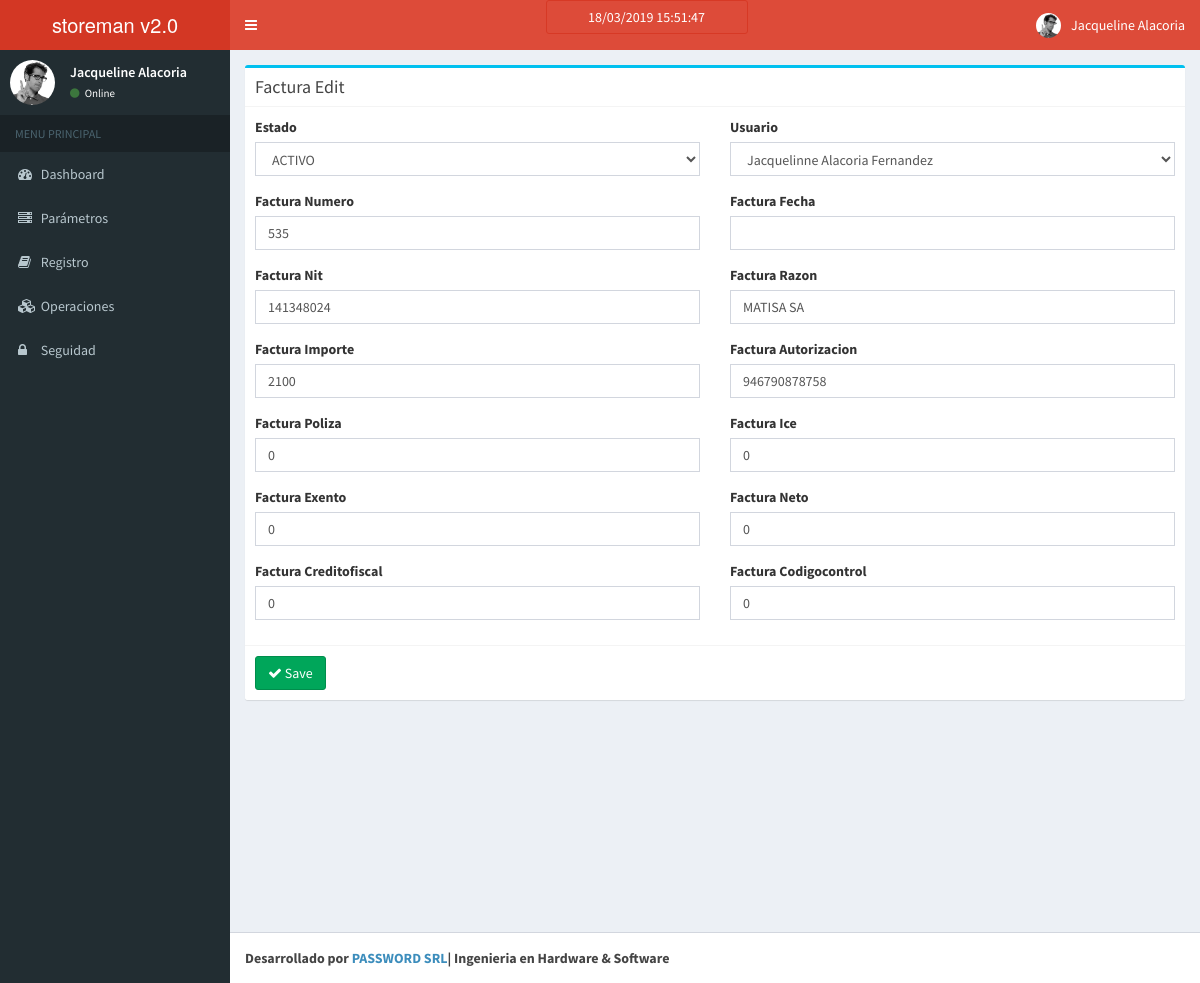
The page /factura/edit/1 on the database its author committed.
### tables this page shows
CREATE TABLE `factura` (
  `factura_id` int(11) NOT NULL AUTO_INCREMENT,
  `usuario_id` int(11) DEFAULT NULL,
  `factura_numero` float DEFAULT NULL,
  `factura_fecha` date DEFAULT NULL,
  `factura_nit` bigint(20) DEFAULT NULL,
  `factura_razon` varchar(150) DEFAULT NULL,
  `factura_importe` varchar(50) DEFAULT NULL,
  `factura_autorizacion` varchar(50) DEFAULT NULL,
  `factura_poliza` varchar(50) DEFAULT NULL,
  `factura_ice` float DEFAULT NULL,
  `factura_exento` float DEFAULT NULL,
  `factura_neto` float DEFAULT NULL,
  `factura_creditofiscal` float DEFAULT NULL,
  `factura_codigocontrol` varchar(20) DEFAULT NULL,
  `estado_id` int(11) DEFAULT '1',
  PRIMARY KEY (`factura_id`),
  UNIQUE KEY `factura_id` (`factura_id`),
  KEY `fk_factura_usuario` (`usuario_id`),
  CONSTRAINT `fk_factura_usuario` FOREIGN KEY (`usuario_id`) REFERENCES `usuario` (`usuario_id`)
);

### application/controllers/Factura.php (called while the page is built, shortened)
<?php
class Factura extends CI_Controller{
    function __construct()
    {
        $this->load->model('Factura_model');
    }
    function edit($factura_id)
    {
        $data['factura'] = $this->Factura_model->get_factura($factura_id);
        if(isset($data['factura']['factura_id']))
        {
            if(isset($_POST) && count($_POST) > 0)
            {
                $params = array(
					'estado_id' => $this->input->post('estado_id'),
					'usuario_id' => $this->input->post('usuario_id'),
					'factura_numero' => $this->input->post('factura_numero'),
					'factura_fecha' => $this->input->post('factura_fecha'),
					'factura_nit' => $this->input->post('factura_nit'),
					'factura_razon' => $this->input->post('factura_razon'),
					'factura_importe' => $this->input->post('factura_importe'),
					'factura_autorizacion' => $this->input->post('factura_autorizacion'),
					'factura_poliza' => $this->input->post('factura_poliza'),
					'factura_ice' => $this->input->post('factura_ice'),
					'factura_exento' => $this->input->post('factura_exento'),
					'factura_neto' => $this->input->post('factura_neto'),
					'factura_creditofiscal' => $this->input->post('factura_creditofiscal'),
					'factura_codigocontrol' => $this->input->post('factura_codigocontrol'),
                );
                $this->Factura_model->update_factura($factura_id,$params);
                redirect('factura/index');
            }
            else
            {
				$this->load->model('Estado_model');
				$data['all_estado'] = $this->Estado_model->get_all_estado();
				$this->load->model('Usuario_model');
				$data['all_usuario'] = $this->Usuario_model->get_all_usuario();
                $data['_view'] = 'factura/edit';
                $this->load->view('layouts/main',$data);
            }
        }
        else
            show_error('The factura you are trying to edit does not exist.');
    }
}

### index.php (called while the page is built, shortened)
<?php
require_once BASEPATH.'core/CodeIgniter.php';

### application/models/Factura_model.php (called while the page is built, shortened)
<?php
class Factura_model extends CI_Model
{
    function get_factura($factura_id)
    {
        $factura = $this->db->query("
            SELECT
                *
            FROM
                `factura`
            WHERE
                `factura_id` = ?
        ",array($factura_id))->row_array();
        return $factura;
    }
}

### application/models/Estado_model.php (called while the page is built, shortened)
<?php
class Estado_model extends CI_Model
{
    function get_all_estado()
    {
        $estado = $this->db->query("
            SELECT
                *
            FROM
                `estado`
            WHERE
                1 = 1
            ORDER BY `estado_id`
        ")->result_array();
        return $estado;
    }
}

### application/models/Usuario_model.php (called while the page is built, shortened)
<?php
class Usuario_model extends CI_Model
{
    function get_all_usuario()
    {
        $usuario = $this->db->query("
            SELECT
                *
            FROM
                `usuario`
            WHERE
                1 = 1
            ORDER BY `usuario_id`
        ")->result_array();
        return $usuario;
    }
}

### application/views/factura/edit.php (the view, shortened to what this page needs)
<div class="row">
    <div class="col-md-12">
      	<div class="box box-info">
            <div class="box-header with-border">
              	<h3 class="box-title">Factura Edit</h3>
            </div>
			<?php echo form_open('factura/edit/'.$factura['factura_id']); ?>
			<div class="box-body">
				<div class="row clearfix">
					<div class="col-md-6">
						<label for="estado_id" class="control-label">Estado</label>
						<div class="form-group">
							<select name="estado_id" class="form-control">
								<?php
								foreach($all_estado as $estado)
								{
									$selected = ($estado['estado_id'] == $factura['estado_id']) ? ' selected="selected"' : "";
									echo '<option value="'.$estado['estado_id'].'" '.$selected.'>'.$estado['estado_descripcion'].'</option>';
								}
								?>
							</select>
						</div>
					</div>
					<div class="col-md-6">
						<label for="usuario_id" class="control-label">Usuario</label>
						<div class="form-group">
							<select name="usuario_id" class="form-control">
								<?php
								foreach($all_usuario as $usuario)
								{
									$selected = ($usuario['usuario_id'] == $factura['usuario_id']) ? ' selected="selected"' : "";
									echo '<option value="'.$usuario['usuario_id'].'" '.$selected.'>'.$usuario['usuario_nombre'].'</option>';
								}
								?>
							</select>
						</div>
					</div>
					<div class="col-md-6">
						<label for="factura_numero" class="control-label">Factura Numero</label>
						<div class="form-group">
							<input type="text" name="factura_numero" value="<?php echo ($this->input->post('factura_numero') ? $this->input->post('factura_numero') : $factura['factura_numero']); ?>" class="form-control" id="factura_numero" />
						</div>
					</div>
					<div class="col-md-6">
						<label for="factura_fecha" class="control-label">Factura Fecha</label>
						<div class="form-group">
							<input type="text" name="factura_fecha" value="<?php echo ($this->input->post('factura_fecha') ? $this->input->post('factura_fecha') : $factura['factura_fecha']); ?>" class="has-datepicker form-control" id="factura_fecha" />
						</div>
					</div>
					<div class="col-md-6">
						<label for="factura_nit" class="control-label">Factura Nit</label>
						<div class="form-group">
							<input type="text" name="factura_nit" value="<?php echo ($this->input->post('factura_nit') ? $this->input->post('factura_nit') : $factura['factura_nit']); ?>" class="form-control" id="factura_nit" />
						</div>
					</div>
					<div class="col-md-6">
						<label for="factura_razon" class="control-label">Factura Razon</label>
						<div class="form-group">
							<input type="text" name="factura_razon" value="<?php echo ($this->input->post('factura_razon') ? $this->input->post('factura_razon') : $factura['factura_razon']); ?>" class="form-control" id="factura_razon" />
						</div>
					</div>
					<div class="col-md-6">
						<label for="factura_importe" class="control-label">Factura Importe</label>
						<div class="form-group">
							<input type="text" name="factura_importe" value="<?php echo ($this->input->post('factura_importe') ? $this->input->post('factura_importe') : $factura['factura_importe']); ?>" class="form-control" id="factura_importe" />
						</div>
					</div>
					<div class="col-md-6">
						<label for="factura_autorizacion" class="control-label">Factura Autorizacion</label>
						<div class="form-group">
							<input type="text" name="factura_autorizacion" value="<?php echo ($this->input->post('factura_autorizacion') ? $this->input->post('factura_autorizacion') : $factura['factura_autorizacion']); ?>" class="form-control" id="factura_autorizacion" />
						</div>
					</div>
					<div class="col-md-6">
						<label for="factura_poliza" class="control-label">Factura Poliza</label>
						<div class="form-group">
							<input type="text" name="factura_poliza" value="<?php echo ($this->input->post('factura_poliza') ? $this->input->post('factura_poliza') : $factura['factura_poliza']); ?>" class="form-control" id="factura_poliza" />
						</div>
					</div>
					<div class="col-md-6">
						<label for="factura_ice" class="control-label">Factura Ice</label>
						<div class="form-group">
							<input type="text" name="factura_ice" value="<?php echo ($this->input->post('factura_ice') ? $this->input->post('factura_ice') : $factura['factura_ice']); ?>" class="form-control" id="factura_ice" />
						</div>
					</div>
					<div class="col-md-6">
						<label for="factura_exento" class="control-label">Factura Exento</label>
						<div class="form-group">
							<input type="text" name="factura_exento" value="<?php echo ($this->input->post('factura_exento') ? $this->input->post('factura_exento') : $factura['factura_exento']); ?>" class="form-control" id="factura_exento" />
						</div>
					</div>
					<div class="col-md-6">
						<label for="factura_neto" class="control-label">Factura Neto</label>
						<div class="form-group">
							<input type="text" name="factura_neto" value="<?php echo ($this->input->post('factura_neto') ? $this->input->post('factura_neto') : $factura['factura_neto']); ?>" class="form-control" id="factura_neto" />
						</div>
					</div>
					<div class="col-md-6">
						<label for="factura_creditofiscal" class="control-label">Factura Creditofiscal</label>
						<div class="form-group">
							<input type="text" name="factura_creditofiscal" value="<?php echo ($this->input->post('factura_creditofiscal') ? $this->input->post('factura_creditofiscal') : $factura['factura_creditofiscal']); ?>" class="form-control" id="factura_creditofiscal" />
						</div>
					</div>
					<div class="col-md-6">
						<label for="factura_codigocontrol" class="control-label">Factura Codigocontrol</label>
						<div class="form-group">
							<input type="text" name="factura_codigocontrol" value="<?php echo ($this->input->post('factura_codigocontrol') ? $this->input->post('factura_codigocontrol') : $factura['factura_codigocontrol']); ?>" class="form-control" id="factura_codigocontrol" />
						</div>
					</div>
				</div>
			</div>
			<div class="box-footer">
            	<button type="submit" class="btn btn-success">
					<i class="fa fa-check"></i> Save
				</button>
	        </div>
			<?php echo form_close(); ?>
		</div>
    </div>
</div>

### rows shown on the page
factura: factura_numero "535", factura_nit "141348024", factura_razon "MATISA SA", factura_importe "2100", factura_autorizacion "946790878758", factura_poliza "0", factura_ice "0", factura_exento "0", factura_neto "0", factura_creditofiscal "0", factura_codigocontrol "0"

### other values the page prints
form field estado_id "ACTIVO"
form field usuario_id "Jacquelinne Alacoria Fernandez"
